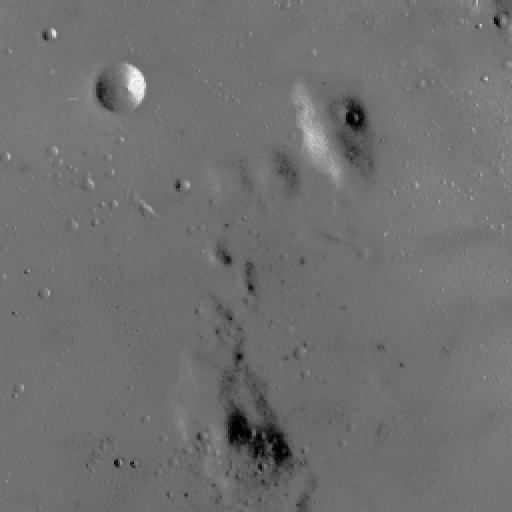
#> input picture LabWork_2/moon.png, 512 x 512 px
$ python hist_equal_moon.py
#> lines starting #> are read from the running program, lines starting #| are printed output that depends on the picture
from __future__ import print_function
from __future__ import division
import cv2 as cv
import numpy as np
import argparse
parser = argparse.ArgumentParser(description='Code for Histogram Calculation tutorial.')
parser.add_argument('--input', help='Path to input image.', default='moon.png')
args = parser.parse_args()
src = cv.imread(cv.samples.findFile(args.input))
#> src is the input picture: shape (512, 512, 3); min 0, max 255, mean 112.2
if src is None:
    print('Could not open or find the image:', args.input)
    exit(0)

src = cv.cvtColor(src, cv.COLOR_BGR2GRAY)
#> src: shape (512, 512)
src = cv.equalizeHist(src)
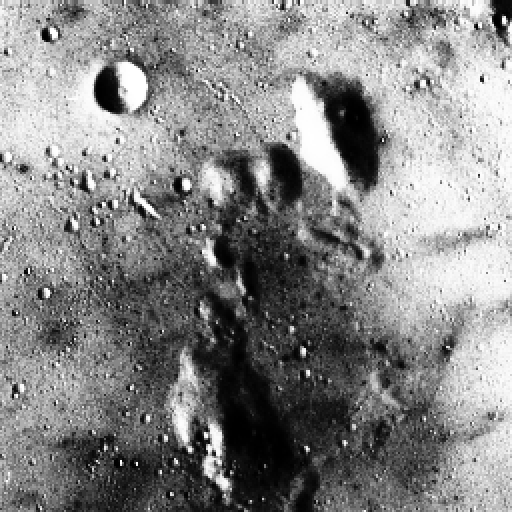
#> src: shape (512, 512); min 0, max 255, mean 133.8
bgr_planes = cv.split(src)
histSize = 256
histRange = (0, 256) # the upper boundary is exclusive
accumulate = False
hist = cv.calcHist(bgr_planes, [0], None, [histSize], histRange, accumulate=accumulate)
#> hist = 256 values, max 23296 at index 174, min 0 at index 16, mean 1024
hist_w = 512
hist_h = 400
bin_w = int(round( hist_w/histSize ))
histImage = np.zeros((hist_h, hist_w, 3), dtype=np.uint8)
cv.normalize(hist, hist, alpha=0, beta=hist_h, norm_type=cv.NORM_MINMAX)
for i in range(1, histSize):
    cv.line(histImage, ( bin_w*(i-1), hist_h - int(np.round(hist[i-1])) ),( bin_w*(i), hist_h - int(np.round(hist[i])) ),( 255, 0, 0), thickness=2)
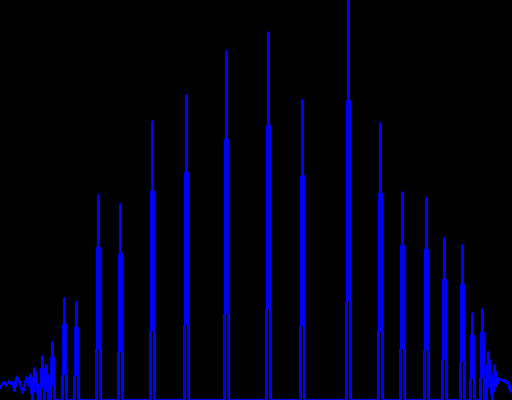
#> histImage: shape (400, 512, 3); mean of channels 0, 1, 2 24.5, 0, 0; drawn as B, G, R
cv.imshow('equalized_moon.png', src)
cv.imwrite('equalized_moon.png', src)
cv.imshow('moonhist', histImage)
cv.waitKey()
